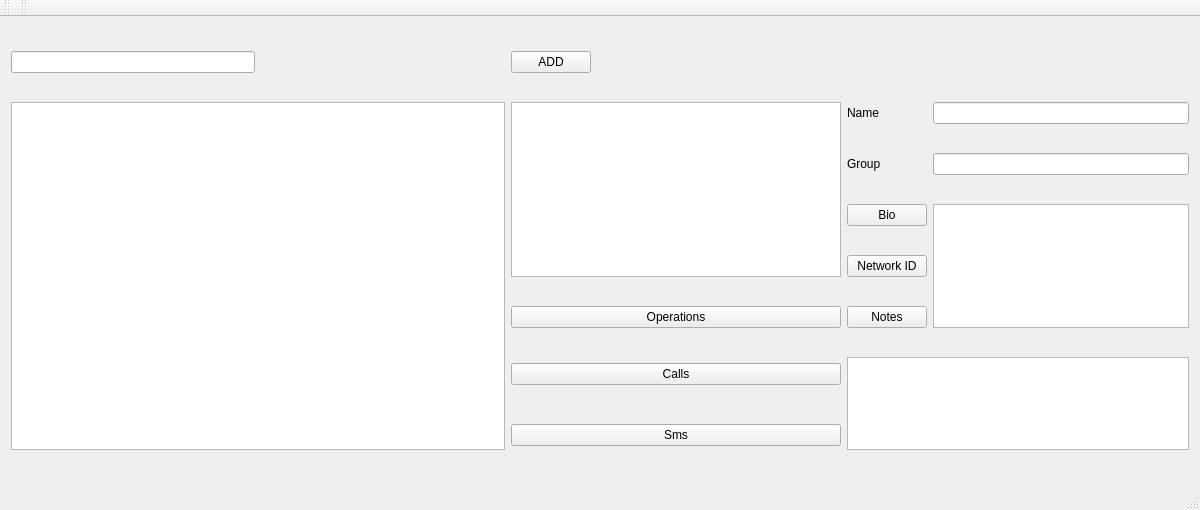
<?xml version="1.0" encoding="UTF-8"?>
<ui version="4.0">
 <class>Setup</class>
 <widget class="QMainWindow" name="Setup">
  <property name="geometry">
   <rect>
    <x>0</x>
    <y>0</y>
    <width>1200</width>
    <height>510</height>
   </rect>
  </property>
  <property name="windowTitle">
   <string>Setup</string>
  </property>
  <widget class="QWidget" name="centralWidget">
   <layout class="QGridLayout" name="gridLayout">
    <item row="0" column="0">
     <widget class="QLineEdit" name="lineEdit"/>
    </item>
    <item row="0" column="1">
     <spacer name="horizontalSpacer">
      <property name="orientation">
       <enum>Qt::Horizontal</enum>
      </property>
      <property name="sizeHint" stdset="0">
       <size>
        <width>243</width>
        <height>20</height>
       </size>
      </property>
     </spacer>
    </item>
    <item row="0" column="2">
     <widget class="QPushButton" name="pushButton">
      <property name="text">
       <string>ADD</string>
      </property>
     </widget>
    </item>
    <item row="0" column="3">
     <spacer name="horizontalSpacer_2">
      <property name="orientation">
       <enum>Qt::Horizontal</enum>
      </property>
      <property name="sizeHint" stdset="0">
       <size>
        <width>242</width>
        <height>20</height>
       </size>
      </property>
     </spacer>
    </item>
    <item row="1" column="0" rowspan="7" colspan="2">
     <widget class="QListWidget" name="listWidget"/>
    </item>
    <item row="1" column="2" rowspan="4" colspan="2">
     <widget class="QGraphicsView" name="graphicsView"/>
    </item>
    <item row="1" column="4">
     <widget class="QLabel" name="label">
      <property name="text">
       <string>Name</string>
      </property>
     </widget>
    </item>
    <item row="1" column="5">
     <widget class="QLineEdit" name="lineEdit_2"/>
    </item>
    <item row="2" column="4">
     <widget class="QLabel" name="label_2">
      <property name="text">
       <string>Group</string>
      </property>
     </widget>
    </item>
    <item row="2" column="5">
     <widget class="QLineEdit" name="lineEdit_3"/>
    </item>
    <item row="3" column="4">
     <widget class="QPushButton" name="pushButton_2">
      <property name="text">
       <string>Bio</string>
      </property>
     </widget>
    </item>
    <item row="3" column="5" rowspan="3">
     <widget class="QTextBrowser" name="textBrowser"/>
    </item>
    <item row="4" column="4">
     <widget class="QPushButton" name="pushButton_3">
      <property name="text">
       <string>Network ID</string>
      </property>
     </widget>
    </item>
    <item row="5" column="2" colspan="2">
     <widget class="QPushButton" name="pushButton_5">
      <property name="text">
       <string>Operations</string>
      </property>
     </widget>
    </item>
    <item row="5" column="4">
     <widget class="QPushButton" name="pushButton_4">
      <property name="text">
       <string>Notes</string>
      </property>
     </widget>
    </item>
    <item row="6" column="2" colspan="2">
     <widget class="QPushButton" name="pushButton_6">
      <property name="text">
       <string>Calls</string>
      </property>
     </widget>
    </item>
    <item row="6" column="4" rowspan="2" colspan="2">
     <widget class="QListView" name="listView"/>
    </item>
    <item row="7" column="2" colspan="2">
     <widget class="QPushButton" name="pushButton_7">
      <property name="text">
       <string>Sms</string>
      </property>
     </widget>
    </item>
   </layout>
  </widget>
  <widget class="QStatusBar" name="statusBar"/>
  <widget class="QMenuBar" name="menuBar">
   <property name="geometry">
    <rect>
     <x>0</x>
     <y>0</y>
     <width>1200</width>
     <height>19</height>
    </rect>
   </property>
  </widget>
  <widget class="QToolBar" name="toolBar">
   <property name="windowTitle">
    <string>toolBar</string>
   </property>
   <attribute name="toolBarArea">
    <enum>TopToolBarArea</enum>
   </attribute>
   <attribute name="toolBarBreak">
    <bool>false</bool>
   </attribute>
  </widget>
  <widget class="QToolBar" name="toolBar_2">
   <property name="windowTitle">
    <string>toolBar_2</string>
   </property>
   <attribute name="toolBarArea">
    <enum>TopToolBarArea</enum>
   </attribute>
   <attribute name="toolBarBreak">
    <bool>false</bool>
   </attribute>
  </widget>
 </widget>
 <layoutdefault spacing="6" margin="11"/>
 <resources/>
 <connections/>
</ui>
